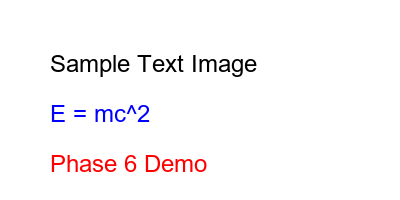
#> input picture data/assets/image_0001.png, 400 x 200 px
$ python -i ocr.py   (imports and definitions only)
#> lines starting #> are read from the running program, lines starting #| are printed output that depends on the picture; after the words box and inside, x2 and y2 are one past the last pixel; in counts of white or black regions, pixels touching at a corner belong together
#> further down, picture is the input picture: PIL image 400x200 RGB; mean R, G, B 250.3, 247.7, 249
"""
OCR Wrapper Module - Tesseract Integration with Graceful Fallbacks

This module provides OCR functionality using Tesseract OCR with preprocessing
and graceful error handling. It's designed to work without Tesseract installed
by failing gracefully rather than raising exceptions.

Supports visual content text extraction for comprehensive document processing.
"""

import shutil
import logging
from typing import Optional
from PIL import Image
import io

logger = logging.getLogger(__name__)

# Optional imports with graceful fallbacks
try:
    import pytesseract
    PYTESSERACT_AVAILABLE = True
except ImportError:
    PYTESSERACT_AVAILABLE = False
    logger.warning("pytesseract not available, OCR functionality will be disabled")

try:
    import cv2
    import numpy as np
    OPENCV_AVAILABLE = True
except ImportError:
    OPENCV_AVAILABLE = False
    logger.info("OpenCV not available, OCR preprocessing will be basic")


# [11 lines left out: function tesseract_available, not called in this run]


def preprocess_image_for_ocr(img: Image.Image) -> Image.Image:
    """
    Preprocess image for better OCR results using OpenCV if available.

    Applies:
    - Grayscale conversion
    - Threshold to binary image
    - Mild median blur to reduce noise

    Args:
        img: PIL Image to preprocess

    Returns:
        PIL.Image: Preprocessed image, or original if OpenCV unavailable
    """
    if not OPENCV_AVAILABLE:
        # Basic preprocessing: convert to grayscale
        return img.convert('L')

    try:
        # Convert PIL to OpenCV format
        img_array = np.array(img)

        # Convert to grayscale if needed
        if len(img_array.shape) == 3:
            gray = cv2.cvtColor(img_array, cv2.COLOR_RGB2GRAY)
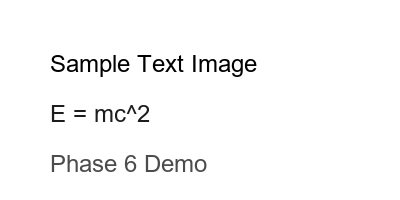
#> gray: shape (200, 400); min 0, max 255, mean 248.6
        else:
            gray = img_array

        # Apply median blur to reduce noise
        denoised = cv2.medianBlur(gray, 3)

        # Apply threshold to get binary image
        _, thresh = cv2.threshold(denoised, 0, 255, cv2.THRESH_BINARY + cv2.THRESH_OTSU)
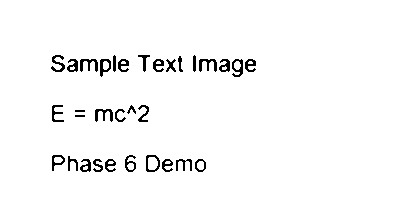
#> thresh: shape (200, 400); 96.9% white; black in thin lines or dots, all inside (x1, y1, x2, y2) = (51, 55, 256, 172)

        # Convert back to PIL Image
        return Image.fromarray(thresh)

    except Exception as e:
        logger.debug(f"Image preprocessing failed: {e}, using original image")
        return img.convert('L')


# [134 lines left out: functions ocr_image_to_text, detect_math_symbols, extract_equation_keywords, extract_text_with_tesseract, not called in this run]

>>> from PIL import Image
>>> picture = Image.open('../../../data/assets/image_0001.png')
>>> result = preprocess_image_for_ocr(picture)

$ run again, on data/assets/pdf_image_0003.png
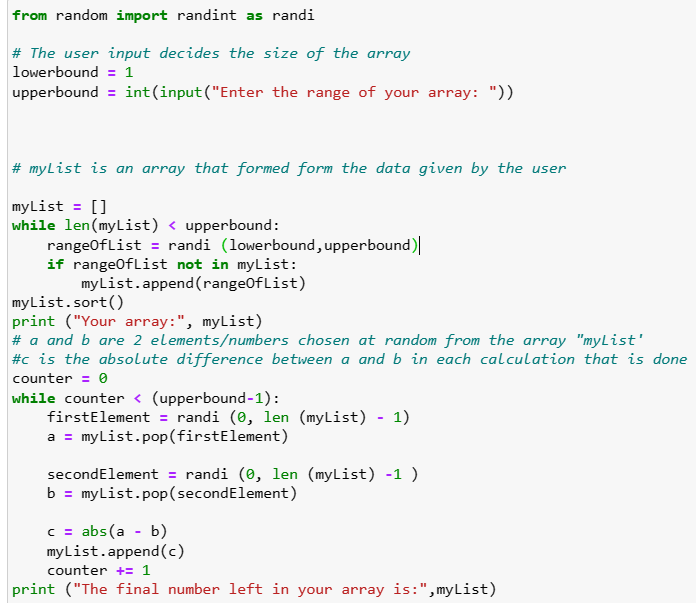
#> input picture data/assets/pdf_image_0003.png, 696 x 603 px
#> picture is the input picture: PIL image 696x603 RGB; mean R, G, B 238.2, 239.6, 239.2
#> in preprocess_image_for_ocr, `denoised = cv2.medianBlur(gray, 3)`:
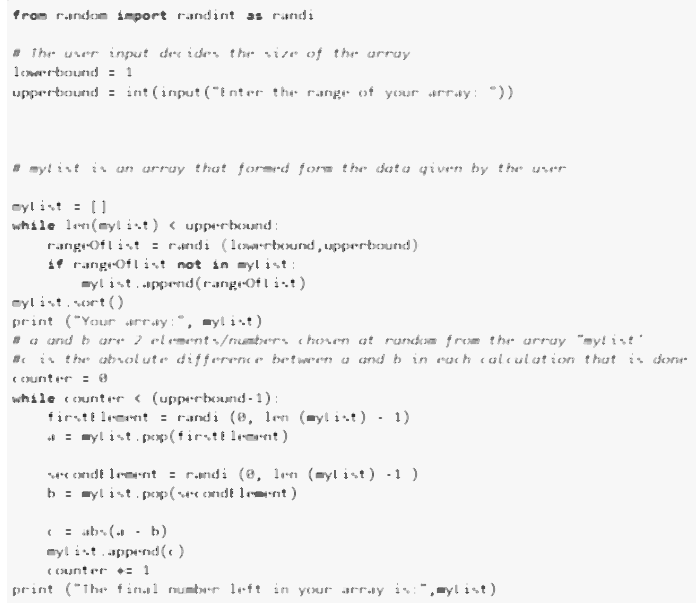
#> denoised: shape (603, 696); min 0, max 255, mean 242.1
#> in preprocess_image_for_ocr, `_, thresh = cv2.threshold(denoised, 0, 255, cv2.THRESH_BINARY + cv2.TH..`:
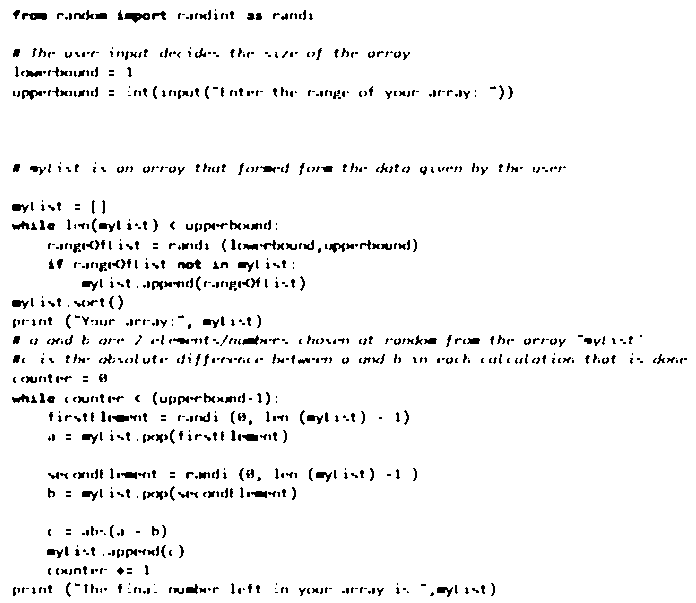
#> thresh: shape (603, 696); 95.6% white; black in thin lines or dots

$ run again, on data/assets/pdf_image_0004.png
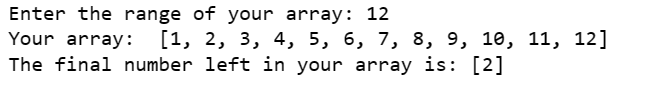
#> input picture data/assets/pdf_image_0004.png, 663 x 87 px
#> picture is the input picture: PIL image 663x87 RGB; min 0, max 255, mean 236.9
#> in preprocess_image_for_ocr, `denoised = cv2.medianBlur(gray, 3)`:
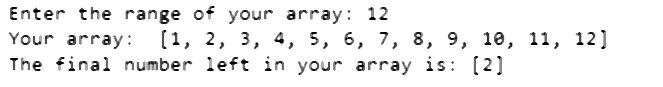
#> denoised: shape (87, 663); min 0, max 255, mean 239.6
#> in preprocess_image_for_ocr, `_, thresh = cv2.threshold(denoised, 0, 255, cv2.THRESH_BINARY + cv2.TH..`:
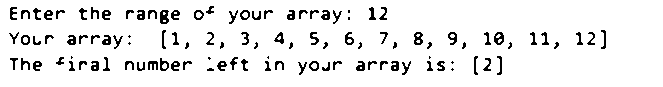
#> thresh: shape (87, 663); 92.4% white; black in thin lines or dots, all inside (x1, y1, x2, y2) = (9, 6, 606, 75)
